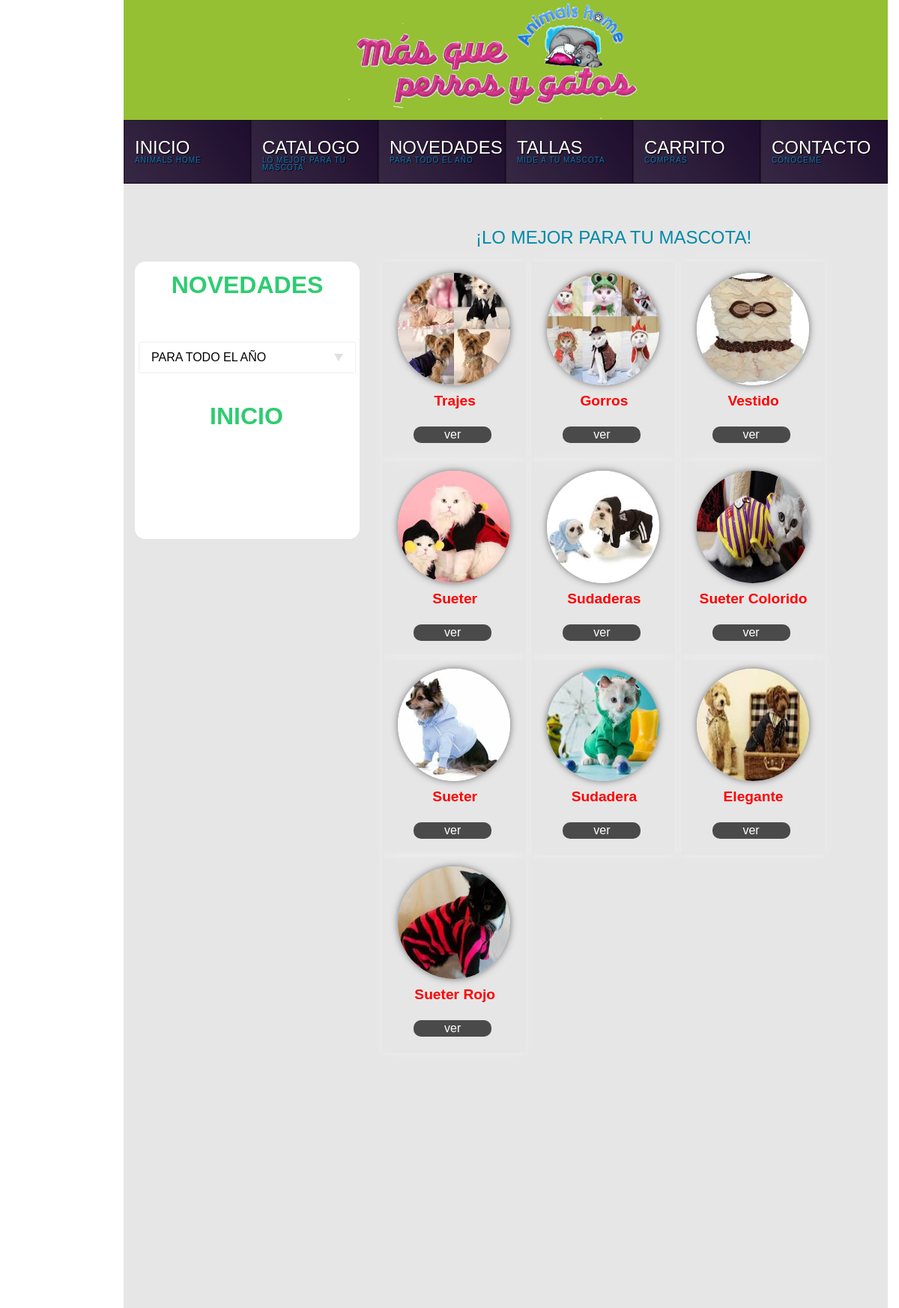
/otono.php, run on the app's committed database.
### tables this page shows
CREATE TABLE IF NOT EXISTS `productos` (
  `id` int(11) NOT NULL AUTO_INCREMENT,
  `nombre` text NOT NULL,
  `descripcion` text NOT NULL,
  `imagen` text NOT NULL,
  `precio` double NOT NULL,
  PRIMARY KEY (`id`)
);

### otono.php (the view, shortened to what this page needs)
<!DOCTYPE HTML>
<html>
<head>
<link href="css/catalogo/accesorios.css" rel="stylesheet" type="text/css"/>
<link href="css/style.css" rel="stylesheet" type="text/css"/>
 <link rel="stylesheet" href="css/catalogo/reset.css">
 <link rel="stylesheet" href="css/catalogo/menuvertical.css">
</head>
<body id="cuerpo">
    <div id="barra-logo">
        <div id="imagen-logo"></div>
          </div>
          <div id="menu">
              <ul id="sdt_menu" class="sdt_menu">
				<li>
					<a href="inicio.php">
						<span class="sdt_wrap">
							<span class="sdt_link">INICIO</span>
							<span class="sdt_descr">ANIMALS HOME</span>
						</span>
					</a>
				</li>
				<li>
					<a href="catalogo.php">
						<span class="sdt_wrap">
							<span class="sdt_link">CATALOGO</span>
							<span class="sdt_descr">LO MEJOR PARA TU MASCOTA</span>
						</span>
					</a>
				</li>
				<li>
					<a href="novedades.php">
						<span class="sdt_wrap">
							<span class="sdt_link">NOVEDADES</span>
							<span class="sdt_descr">PARA TODO EL AÑO</span>
						</span>
					</a>
				</li>
				<li>
					<a href="tallas.php">
						<span class="sdt_wrap">
							<span class="sdt_link">TALLAS</span>
							<span class="sdt_descr">MIDE A TU MASCOTA</span>
						</span>
					</a>
				</li>
				<li>
					<a href="carrito.php">
						<span class="sdt_wrap">
							<span class="sdt_link">CARRITO</span>
							<span class="sdt_descr">COMPRAS</span>
						</span>
					</a>
				</li>
				<li>
					<a href="contacto.php">
						<span class="sdt_wrap">
							<span class="sdt_link">CONTACTO</span>
							<span class="sdt_descr">CONOCEME</span>
						</span>
					</a>
				</li>
			</ul>
          </div>
        <div id="contenedor">
               <div id="texto">
               <h5 class="titulo">
              ¡LO MEJOR PARA TU MASCOTA!
               </h5>
       </div>
	    <div id="menu-vertical">
            <h1 class="encabezado"><a href="novedades.php">NOVEDADES </a></h1>
<dl class="dropdown">
	<dt><a><span>PARA TODO EL AÑO</span></a></dt>
</dl>
	    <h1 class="encabezado2"><a href="inicio.php">INICIO </a></h1>
        </div>
		            <div id="catalogo-general">
							<?php
		$con="select * from productos LIMIT 60,10";
		$re=mysql_query($con)or die(mysql_error());
		while ($f=mysql_fetch_array($re)) {
		?>
			<div class="producto">
			<center>
				<img src="imagenes/productos/<?php echo $f['imagen'];?>"><br>
				<span class="span"><?php echo utf8_encode($f['nombre']);?></span><br>
				<a href="./detalles.php?id=<?php echo $f['id'];?>">ver</a>
			</center>
		</div>
		<?php
              }
          ?>
          </div>
		</div>
</body>
</html>

### css/catalogo/accesorios.css (style rules this page uses)
.encabezado a { font-family: "GothamRnd-Bold", Helvetica, Arial, sans-serif; font-size: 1em; font-weight: 700; text-align: center; color: #2ecc71; margin: 15px 0px; text-decoration:none; }
.encabezado2 a { float:left; font-family: "GothamRnd-Bold", Helvetica, Arial, sans-serif; font-size: 1em; font-weight: 700; text-align: center; color: #2ecc71; margin: 25px 100px; text-decoration:none; }
#cuerpo { margin: 0; }
#barra-logo { float: left; background: #95c033; box-shadow: none; width:1020px ; height: 160px; display: block; margin:0px 165px; }
#imagen-logo { float:left; -webkit-background-size: cover; -moz-background-size: cover; -o-background-size: cover; background-image: url("../../imagenes/logo.png"); background-size: cover; height: 200px; width: 400px; margin: -10px 300px; }
#menu { float: left; height: 100px; margin:auto 165px; width:1020px ; height: 85px; background:#1B0A2A; }
#contenedor { float: left; height: 1500px; margin:auto 165px; width:1020px ; background:#E6E6E6; }
#texto { float: left; width: 600px; height:0 auto; margin: 30px 450px; }
.titulo { font-family: "GothamRnd-Bold", Helvetica, Arial, sans-serif; font-size: 24px; color: #008AA8; margin-bottom: 25px; float: left; margin:30px 20px; }
#menu-vertical { float: left; width: 300px; height: 370px; margin: -40px 15px; background:white; border-radius: 14px 14px 14px 14px; -moz-border-radius: 14px 14px 14px 14px; -webkit-border-radius: 14px 14px 14px 14px; border: 0px solid #000000; }
#catalogo-general { float: left; width: 640px; height: 1000px; margin: -40px 12px; border-radius: 14px 14px 14px 14px; -moz-border-radius: 14px 14px 14px 14px; -webkit-border-radius: 14px 14px 14px 14px; border: 0px solid #000000; }
.span { width:250px; float:left; margin:25px -60px; font-family: "GothamRnd-Bold", Helvetica, Arial, sans-serif; color: red; font-weight: bolder; font-size: 1.2rem; }
.producto { width: 20%; height: 200px; display: inline-block; vertical-align: top; margin-left: 0.5%; padding: 5%; -webkit-box-shadow: 0px 0px 10px rgba(240, 240, 240, 0.75); -moz-box-shadow: 0px 0px 10px rgba(240, 240, 240, 0.75); box-shadow: 0px 0px 10px rgba(240, 240, 240, 0.75); -webkit-transition: all 1s ease-in-out; -moz-transition: all 1s ease-in-out; }
.producto img { width: 150px; height: 150px; margin:-17px -11px; border-radius: 50%; -webkit-box-shadow: 0px 0px 10px rgba(74, 74, 74, 0.75); -moz-box-shadow: 0px 0px 10px rgba(74, 74, 74, 0.75); box-shadow: 0px 0px 10px rgba(74, 74, 74, 0.75); -webkit-transition: all 1s ease-in-out; -moz-transition: all 1s ease-in-out; }
.producto a { font-family: "GothamRnd-Bold", Helvetica, Arial, sans-serif; float:left; margin: 0px 10px; background-color: #4a4a4a; padding: 3px; color: white; width: 50%; padding-left: 20px; padding-right: 20px; border-radius: 10px; text-decoration:none; }

### css/style.css (style rules this page uses)
ul.sdt_menu { margin:0; padding:0; list-style: none; font-family:"Myriad Pro", "Trebuchet MS", sans-serif; font-size:12px; width:1020px; }
ul.sdt_menu a { text-decoration:none; outline:none; }
ul.sdt_menu li { float:left; width:170px; height:85px; position:relative; cursor:pointer; }
ul.sdt_menu li > a { position:absolute; top:0px; left:0px; width:170px; height:85px; z-index:12; background:transparent url(../images/overlay.png) no-repeat bottom right; -moz-box-shadow:0px 0px 2px #000 inset; -webkit-box-shadow:0px 0px 2px #000 inset; box-shadow:0px 0px 2px #000 inset; }
ul.sdt_menu li span.sdt_wrap { position:absolute; top:25px; left:0px; width:170px; height:60px; z-index:15; }
ul.sdt_menu li span span.sdt_link, ul.sdt_menu li span span.sdt_descr, ul.sdt_menu li div.sdt_box a { margin-left:15px; text-transform:uppercase; text-shadow:1px 1px 1px #000; }
ul.sdt_menu li span span.sdt_link { color:#fff; font-size:24px; float:left; clear:both; }
ul.sdt_menu li span span.sdt_descr { color:#0B75AF; float:left; clear:both; width:155px; font-size:10px; letter-spacing:1px; }

### css/catalogo/menuvertical.css (style rules this page uses)
h1 { font-family: "GothamRnd-Bold", Helvetica, Arial, sans-serif; font-size: 2em; font-weight: 700; text-align: center; color: #2ecc71; margin: 15px 0px; }
.dropdown { width: 18em; margin: 60px 5px; margin-bottom: 1em; }
.dropdown dt a { font-family: "GothamRnd-Bold", Helvetica, Arial, sans-serif; display: block; height: 2.5em; width: 100%; border: 1px solid #ecf0f1; border-radius: 3px; text-decoration: none; }
.dropdown dt span { display: block; padding: 0 1em; line-height: 2.5em; border-right: 1em solid transparent; cursor: pointer; }

### data on the page
productos: imagen (picture), nombre "Trajes"
productos: imagen (picture), nombre "Gorros"
productos: imagen (picture), nombre "Vestido"
productos: imagen (picture), nombre "Sueter"
productos: imagen (picture), nombre "Sudaderas"
productos: imagen (picture), nombre "Sueter Colorido"
productos: imagen (picture), nombre "Sueter"
productos: imagen (picture), nombre "Sudadera"
productos: imagen (picture), nombre "Elegante"
productos: imagen (picture), nombre "Sueter Rojo"
